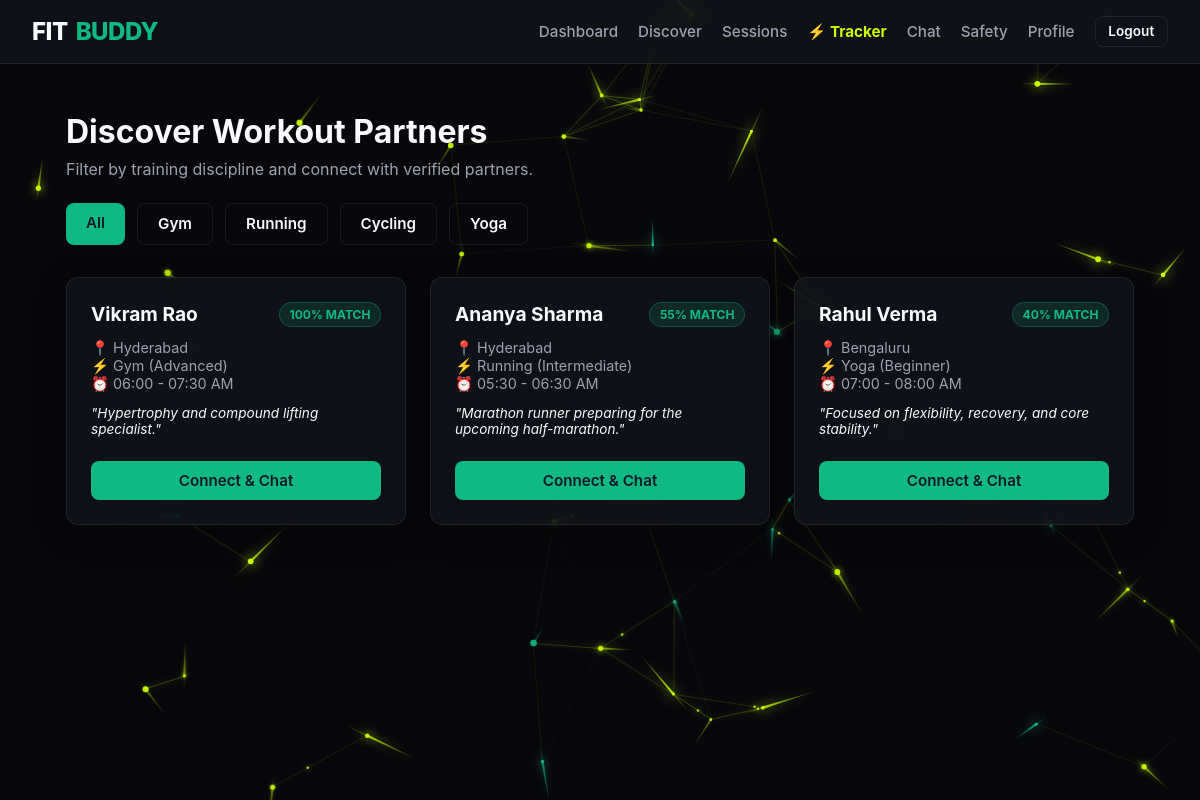
/discover (signed in), run on the app's committed database.
### app.py (models this page shows)
class User(UserMixin, db.Model):
    id = db.Column(db.Integer, primary_key=True)
    name = db.Column(db.String(100), nullable=False)
    email = db.Column(db.String(120), unique=True, nullable=False)
    password_hash = db.Column(db.String(256), nullable=False)
    city = db.Column(db.String(80), default="Hyderabad")
    activity = db.Column(db.String(50), default="Gym")
    level = db.Column(db.String(50), default="Intermediate")
    workout_time = db.Column(db.String(50), default="Morning (06:00 - 08:00 AM)")
    bio = db.Column(db.Text, default="Committed to fitness and strength training.")

### app.py (the view)
@app.route('/discover')
@login_required
def discover():
    activity_filter = request.args.get('activity')
    query = User.query.filter(User.id != current_user.id)
    if activity_filter:
        query = query.filter_by(activity=activity_filter)
    users = query.all()
    buddies = []
    for u in users:
        buddies.append({
            'user': u,
            'match_score': calculate_compatibility(current_user, u)
        })
    buddies = sorted(buddies, key=lambda x: x['match_score'], reverse=True)
    return render_template('discover.html', buddies=buddies, selected_activity=activity_filter)

### app.py (called while the page is built)
@login_manager.user_loader
def load_user(user_id):
    return db.session.get(User, int(user_id))

def calculate_compatibility(u1, u2):
    score = 40
    if u1.activity == u2.activity:
        score += 30
    if u1.level == u2.level:
        score += 15
    if u1.city.strip().lower() == u2.city.strip().lower():
        score += 15
    return min(score, 100)

### templates/discover.html
{% extends 'base.html' %}
{% block content %}
<div style="margin-bottom: 2rem;">
  <h1 style="font-size: 2rem; margin-bottom: 0.5rem;">Discover Workout Partners</h1>
  <p style="color: var(--text-muted);">Filter by training discipline and connect with verified partners.</p>
  <div style="display: flex; gap: 0.75rem; margin-top: 1.5rem; flex-wrap: wrap;">
    <a href="{{ url_for('discover') }}" class="btn {% if not selected_activity %}btn-primary{% else %}btn-outline{% endif %}">All</a>
    <a href="{{ url_for('discover', activity='Gym') }}" class="btn {% if selected_activity == 'Gym' %}btn-primary{% else %}btn-outline{% endif %}">Gym</a>
    <a href="{{ url_for('discover', activity='Running') }}" class="btn {% if selected_activity == 'Running' %}btn-primary{% else %}btn-outline{% endif %}">Running</a>
    <a href="{{ url_for('discover', activity='Cycling') }}" class="btn {% if selected_activity == 'Cycling' %}btn-primary{% else %}btn-outline{% endif %}">Cycling</a>
    <a href="{{ url_for('discover', activity='Yoga') }}" class="btn {% if selected_activity == 'Yoga' %}btn-primary{% else %}btn-outline{% endif %}">Yoga</a>
  </div>
</div>
<div class="grid-3">
  {% for item in buddies %}
    <div class="card" style="display: flex; flex-direction: column; justify-content: space-between;">
      <div>
        <div style="display: flex; justify-content: space-between; align-items: flex-start; margin-bottom: 0.75rem;">
          <h3 style="font-size: 1.2rem;">{{ item.user.name }}</h3>
          <span class="badge badge-emerald">{{ item.match_score }}% Match</span>
        </div>
        <p style="font-size: 0.9rem; color: var(--text-muted); margin-bottom: 0.5rem;">
          📍 {{ item.user.city }}<br>
          ⚡ {{ item.user.activity }} ({{ item.user.level }})<br>
          ⏰ {{ item.user.workout_time }}
        </p>
        <p style="font-size: 0.85rem; color: var(--text-main); margin-top: 0.75rem; font-style: italic;">"{{ item.user.bio }}"</p>
      </div>
      <div style="margin-top: 1.5rem;">
        <a href="{{ url_for('chat', user_id=item.user.id) }}" class="btn btn-primary" style="width: 100%;">Connect & Chat</a>
      </div>
    </div>
  {% else %}
    <div class="card" style="grid-column: 1 / -1; text-align: center; padding: 3rem;">
      <p style="color: var(--text-muted);">No partners found for this activity filter.</p>
    </div>
  {% endfor %}
</div>
{% endblock %}

### static/style.css (style rules this page uses)
:root { --bg-primary: #08080c; --bg-surface: rgba(18, 20, 29, 0.75); --bg-card: rgba(18, 20, 29, 0.75); --border-color: rgba(255, 255, 255, 0.08); --accent-emerald: #10b981; --accent-glow: rgba(16, 185, 129, 0.25); --text-main: #f9fafb; --text-muted: #9ca3af; --text-dark: #111827; --danger: #ef4444; --neon-lime: #ccff00; --neon-lime-glow: rgba(204, 255, 0, 0.35); }
* { box-sizing: border-box; margin: 0; padding: 0; font-family: -apple-system, BlinkMacSystemFont, "Segoe UI", Roboto, Oxygen, Ubuntu, Cantarell, sans-serif; }
body { background-color: var(--bg-primary); color: var(--text-main); min-height: 100vh; display: flex; flex-direction: column; overflow-x: hidden; position: relative; }
.card { background-color: var(--bg-surface); backdrop-filter: blur(16px); -webkit-backdrop-filter: blur(16px); border: 1px solid var(--border-color); border-radius: 12px; padding: 1.5rem; margin-bottom: 1.5rem; box-shadow: 0 8px 32px 0 rgba(0, 0, 0, 0.37); }
.btn { display: inline-block; font-weight: 600; text-align: center; padding: 0.65rem 1.25rem; font-size: 0.95rem; border-radius: 8px; border: none; cursor: pointer; text-decoration: none; transition: all 0.2s ease; }
.btn-primary { background-color: var(--accent-emerald); color: var(--text-dark); }
.btn-outline { background-color: transparent; border: 1px solid var(--border-color); color: var(--text-main); }
.grid-3 { display: grid; grid-template-columns: repeat(auto-fit, minmax(260px, 1fr)); gap: 1.5rem; }
.badge { display: inline-block; padding: 0.25rem 0.6rem; border-radius: 9999px; font-size: 0.75rem; font-weight: 700; text-transform: uppercase; }
.badge-emerald { background-color: rgba(16, 185, 129, 0.15); color: var(--accent-emerald); border: 1px solid rgba(16, 185, 129, 0.3); }
:root { --obsidian-bg: #08080c; --obsidian-surface: #0f1017; --obsidian-card: #141520; --obsidian-card-hover: #1c1d2e; --obsidian-border: #232538; --neon-lime: #ccff00; --neon-lime-glow: rgba(204, 255, 0, 0.35); --neon-lime-muted: rgba(204, 255, 0, 0.12); --neon-lime-border: rgba(204, 255, 0, 0.4); }

### data on the page
User: user.name "Vikram Rao", user.city "Hyderabad", user.activity "Gym", user.level "Advanced", user.workout_time "06:00 - 07:30 AM", user.bio "Hypertrophy and compound lifting specialist."
User: user.name "Ananya Sharma", user.city "Hyderabad", user.activity "Running", user.level "Intermediate", user.workout_time "05:30 - 06:30 AM", user.bio "Marathon runner preparing for the upcoming half-marathon."
User: user.name "Rahul Verma", user.city "Bengaluru", user.activity "Yoga", user.level "Beginner", user.workout_time "07:00 - 08:00 AM", user.bio "Focused on flexibility, recovery, and core stability."

### other printed values
{{ item.match_score }} "100" "55" "40"
